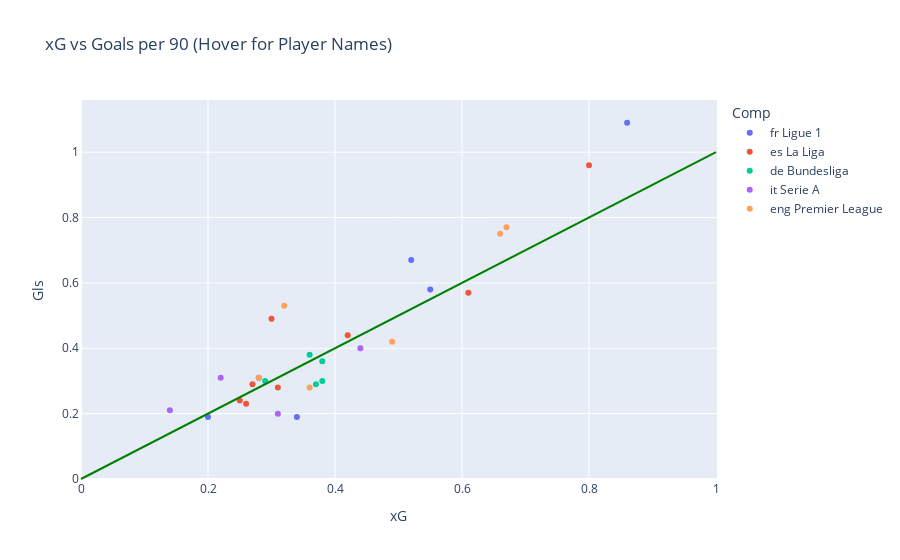

The cell this chart's notebook holds for it:
### Code cell
import plotly.express as px

fig = px.scatter(
    Top_FWs, 
    x='xG', 
    y='Gls', 
    hover_name='Player ▲',  # Show name on hover
    hover_data={'Min':True, 'Age':True},
    color='Comp',        
    title='xG vs Goals per 90 (Hover for Player Names)'
)
fig.add_shape(
    type="line",
    x0=0, y0=0,
    x1=1, y1=1,  # Adjust based on your axis limits
    line=dict(color="Green", width=2),
)
fig.show()

### Figure 1 — Plotly figure (JSON) as saved in the notebook; plotly's stock layout.template omitted (floating-point values rounded to 4 significant figures)
{"data": [{"customdata": [[2842, 24], [2406, 22], [2181, 21], [1750, 19], [1730, 27], [2804, 22]], "hovertemplate": "<b>%{hovertext}</b><br><br>Comp=fr Ligue 1<br>xG=%{x}<br>Gls=%{y}<br>Min=%{customdata[0]}<br>Age=%{customdata[1]}<extra></extra>", "hovertext": ["Himad Abdelli", "Maghnes Akliouche", "Bradley Barcola", "Eliesse Ben Seghir", "Ousmane Dembélé", "Mason Greenwood"], "legendgroup": "fr Ligue 1", "marker": {"color": "#636efa", "symbol": "circle"}, "mode": "markers", "name": "fr Ligue 1", "orientation": "v", "showlegend": true, "type": "scatter", "x": [0.2, 0.34, 0.55, 0.28, 0.86, 0.52], "xaxis": "x", "y": [0.19, 0.19, 0.58, 0.31, 1.09, 0.67], "yaxis": "y"}, {"customdata": [[2595, 23], [2339, 29], [2469, 33], [2253, 24], [1457, 28], [2907, 25], [2839, 27], [2856, 17]], "hovertemplate": "<b>%{hovertext}</b><br><br>Comp=es La Liga<br>xG=%{x}<br>Gls=%{y}<br>Min=%{customdata[0]}<br>Age=%{customdata[1]}<extra></extra>", "hovertext": ["Alex Baena", "Álex Berenguer", "Antoine Griezmann", "Vinicius Júnior", "Giovani Lo Celso", "Kylian Mbappé", "Raphinha", "Lamine Yamal"], "legendgroup": "es La Liga", "marker": {"color": "#EF553B", "symbol": "circle"}, "mode": "markers", "name": "es La Liga", "orientation": "v", "showlegend": true, "type": "scatter", "x": [0.25, 0.26, 0.27, 0.42, 0.3, 0.8, 0.61, 0.31], "xaxis": "x", "y": [0.24, 0.23, 0.29, 0.44, 0.49, 0.96, 0.57, 0.28], "yaxis": "y"}, {"customdata": [[2418, 30], [2432, 31], [2767, 33], [1843, 22], [2351, 21]], "hovertemplate": "<b>%{hovertext}</b><br><br>Comp=de Bundesliga<br>xG=%{x}<br>Gls=%{y}<br>Min=%{customdata[0]}<br>Age=%{customdata[1]}<extra></extra>", "hovertext": ["Marvin Ducksch", "Vincenzo Grifo", "Andrej Kramarić", "Enzo Millot", "Florian Wirtz"], "legendgroup": "de Bundesliga", "marker": {"color": "#00cc96", "symbol": "circle"}, "mode": "markers", "name": "de Bundesliga", "orientation": "v", "showlegend": true, "type": "scatter", "x": [0.38, 0.29, 0.38, 0.37, 0.36], "xaxis": "x", "y": [0.3, 0.3, 0.36, 0.29, 0.38], "yaxis": "y"}, {"customdata": [[2331, 22], [2687, 19], [2478, 25], [2117, 26]], "hovertemplate": "<b>%{hovertext}</b><br><br>Comp=it Serie A<br>xG=%{x}<br>Gls=%{y}<br>Min=%{customdata[0]}<br>Age=%{customdata[1]}<extra></extra>", "hovertext": ["Sebastiano Esposito", "Nicolás Paz", "Christian Pulisic", "Nikola Vlašić"], "legendgroup": "it Serie A", "marker": {"color": "#ab63fa", "symbol": "circle"}, "mode": "markers", "name": "it Serie A", "orientation": "v", "showlegend": true, "type": "scatter", "x": [0.22, 0.31, 0.44, 0.14], "xaxis": "x", "y": [0.31, 0.2, 0.4, 0.21], "yaxis": "y"}, {"customdata": [[2588, 26], [2756, 24], [3414, 24], [3191, 22], [3371, 32], [3203, 24]], "hovertemplate": "<b>%{hovertext}</b><br><br>Comp=eng Premier League<br>xG=%{x}<br>Gls=%{y}<br>Min=%{customdata[0]}<br>Age=%{customdata[1]}<extra></extra>", "hovertext": ["Eberechi Eze", "Alexander Isak", "Bryan Mbeumo", "Cole Palmer", "Mohamed Salah", "Antoine Semenyo"], "legendgroup": "eng Premier League", "marker": {"color": "#FFA15A", "symbol": "circle"}, "mode": "markers", "name": "eng Premier League", "orientation": "v", "showlegend": true, "type": "scatter", "x": [0.36, 0.66, 0.32, 0.49, 0.67, 0.28], "xaxis": "x", "y": [0.28, 0.75, 0.53, 0.42, 0.77, 0.31], "yaxis": "y"}], "layout": {"legend": {"title": {"text": "Comp"}, "tracegroupgap": 0}, "shapes": [{"line": {"color": "Green", "width": 2}, "type": "line", "x0": 0, "x1": 1, "y0": 0, "y1": 1}], "title": {"text": "xG vs Goals per 90 (Hover for Player Names)"}, "xaxis": {"anchor": "y", "domain": [0, 1], "title": {"text": "xG"}}, "yaxis": {"anchor": "x", "domain": [0, 1], "title": {"text": "Gls"}}}}
